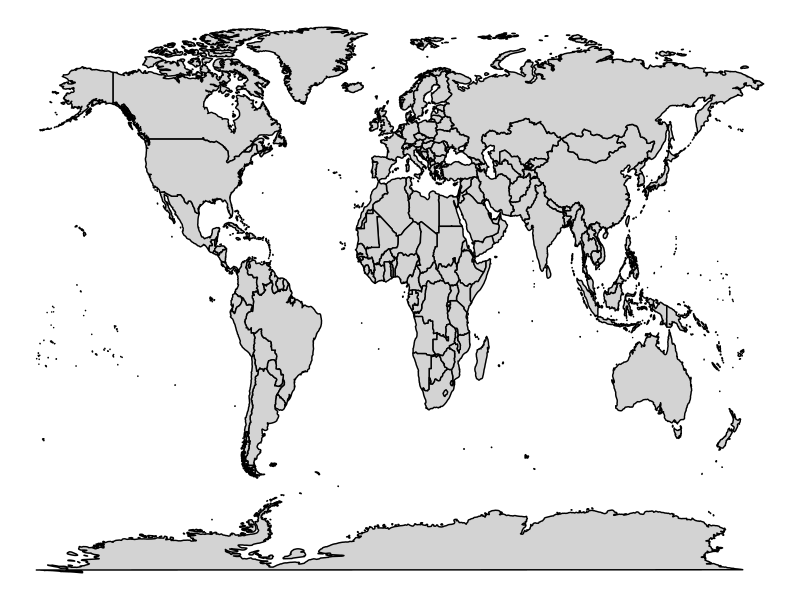
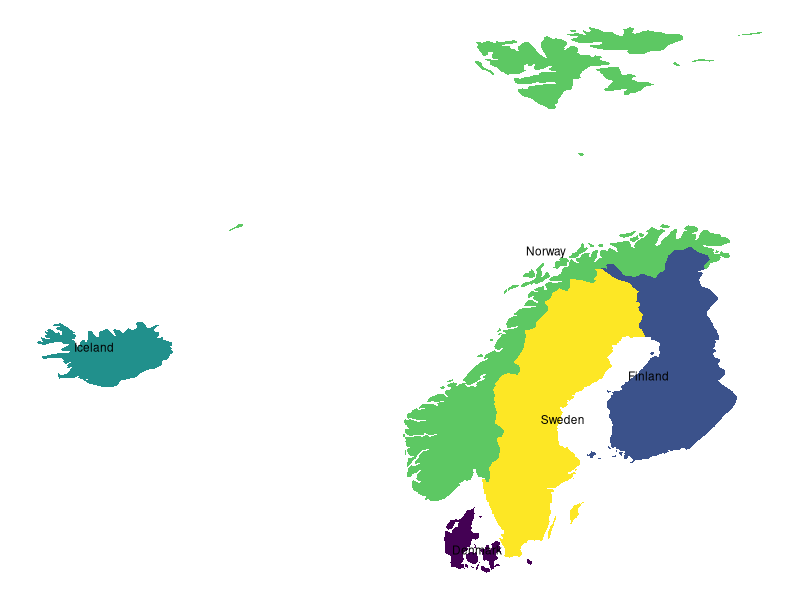

The R source for these figures, in order:
#===============================================================================
# Test to create maps with ggplot2
#===============================================================================
# Packages
library(ggplot2)
library(dplyr)
require(maps)
require(viridis)
theme_set(
  theme_void()
)

# World map data
world_map <- map_data("world")
ggplot(world_map, aes(x = long, y = lat, group = group)) +
  geom_polygon(fill="lightgray", colour = "black")

# Select countries
country <- c(
  "Sweden", "Norway", "Finland", "Denmark", "Iceland"
)
# Retrievethe map data
country_map <- map_data("world", region = country)

# Compute the centroid as the mean longitude and lattitude
# Used as label coordinate for country's names
region_data <- country_map %>%
  group_by(region) %>%
  summarise(long = mean(long), lat = mean(lat))




ggplot(country_map, aes(x = long, y = lat)) +
  geom_polygon(aes( group = group, fill = region))+
  geom_text(aes(label = region), data = region_data,  size = 3, hjust = 0.5)+
  scale_fill_viridis_d()+
  theme_void()+
  theme(legend.position = "none")


